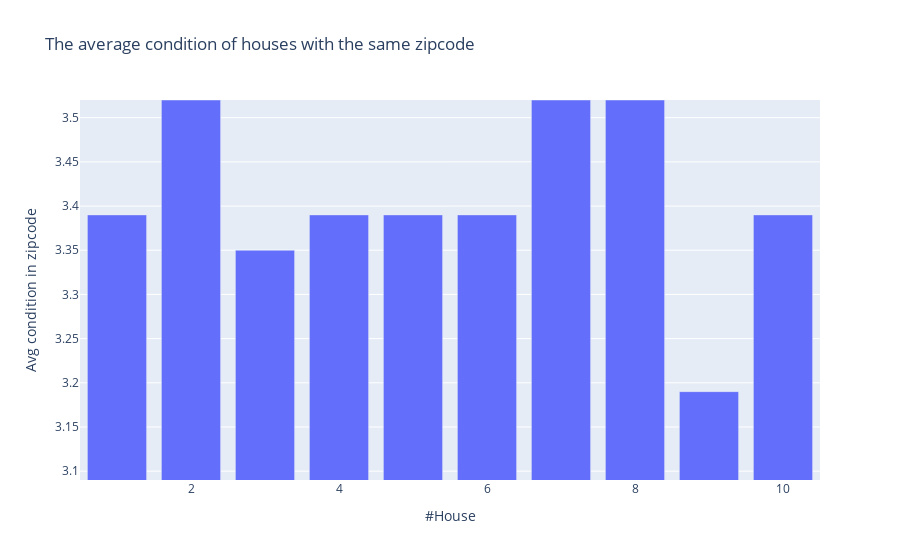

The notebook cell this image was saved under:
### Code cell
#Plot Neighbourhood data from top5

#Setting a variable a little less than minimum of condition mean
mincondition = top10['condition_mean'].describe()["min"]- 0.1

fig = px.bar(top10, x="House", y=["condition_mean"], 
             
             labels={
                     "House": "#House",
                     "value": "Avg condition in zipcode"},
             
             title="The average condition of houses with the same zipcode",
             
    
            )  

#Update Y-axis range to Minimum and Maximum of Condition Mean
fig.update_layout(yaxis_range=[mincondition, top10['condition_mean'].describe()["max"]], 
                               showlegend=False)

fig.show()

### Figure 1 — Plotly figure (JSON) as saved in the notebook; plotly's stock layout.template omitted (floating-point values rounded to 4 significant figures)
{"data": [{"alignmentgroup": "True", "hovertemplate": "variable=condition_mean<br>#House=%{x}<br>Avg condition in zipcode=%{y}<extra></extra>", "legendgroup": "condition_mean", "marker": {"color": "#636efa", "pattern": {"shape": ""}}, "name": "condition_mean", "offsetgroup": "condition_mean", "orientation": "v", "showlegend": true, "textposition": "auto", "type": "bar", "x": [9, 6, 8, 1, 7, 3, 5, 10, 4, 2], "xaxis": "x", "y": [3.19, 3.39, 3.52, 3.39, 3.52, 3.35, 3.39, 3.39, 3.39, 3.52], "yaxis": "y"}], "layout": {"autosize": true, "barmode": "relative", "legend": {"title": {"text": "variable"}, "tracegroupgap": 0}, "showlegend": false, "title": {"text": "The average condition of houses with the same zipcode"}, "xaxis": {"anchor": "y", "autorange": true, "domain": [0, 1], "range": [0.5, 10.5], "title": {"text": "#House"}, "type": "linear"}, "yaxis": {"anchor": "x", "domain": [0, 1], "range": [3.09, 3.52], "title": {"text": "Avg condition in zipcode"}, "type": "linear"}}}
